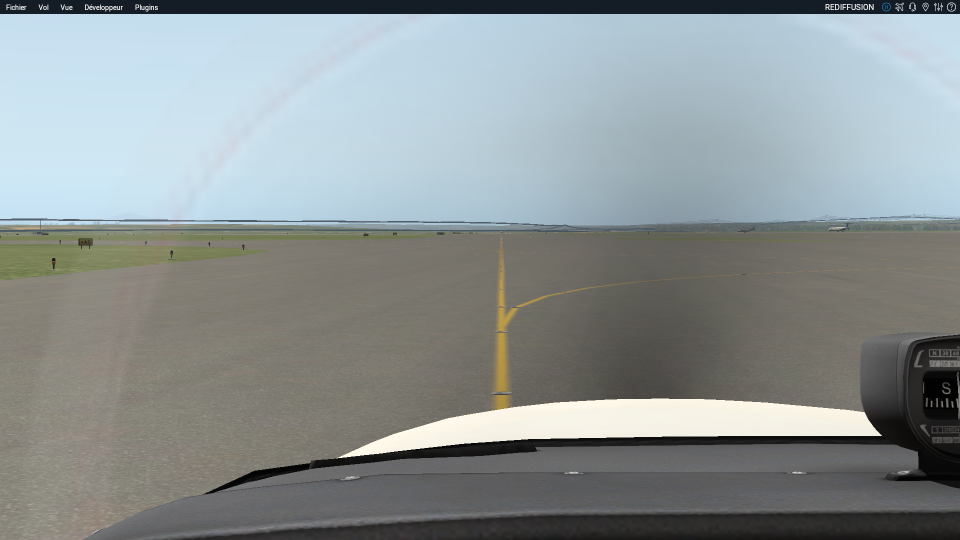
#> input picture 3.taxiways/data/two_lines.png, 1920 x 1080 px (shown at 1/2 size)
$ python lane_control.py
#> lines starting #> are read from the running program, lines starting #| are printed output that depends on the picture; after the words box and inside, x2 and y2 are one past the last pixel; in counts of white or black regions, pixels touching at a corner belong together
### 3.taxiways/road.py
# [13 lines left out: function one_moov, not called in this run]


def get_nb_moov(right, left, up):
	nb_moov = 3
	if right == None:
		nb_moov -= 1
	if left == None:
		nb_moov -= 1
	if up == None:
		nb_moov -= 1

	return nb_moov


def get_data():
	with open("data/data.txt", "r") as f:
#> (reads 3.taxiways/data/data.txt from the repository)
		for line in f:
			return list(line)


def remove_moov(line):
	del line[0]


def get_angle(my_moov, right, left, up):
	corresponding = {"R":right, "L":left, "U":up}
	print(my_moov)
	return corresponding[str(my_moov)]

### 3.taxiways/lane_finding.py
import cv2
import numpy as np
from PIL import Image

def angle_to_side(x, right, right_it, left, left_it, up, up_it):
	if x > 100 or x < -100:
		left += np.abs(x)
		left_it += 1
		return "left", left, left_it, right, right_it, up, up_it
	elif -80 < x < 80:
		right += np.abs(x)
		right_it += 1
		return "right", left, left_it, right, right_it, up, up_it
	elif -80 >= x >= -100 or 80 <= x <= 100:
		up += np.abs(x)
		up_it += 1
		return "up", left, left_it, right, right_it, up, up_it
	raise KeyError

def crop(img):
	height, width, _ = img.shape
	y=531; x=300; h=818; w=width-300
	img = img[y:h, x:w]
	return img


def select_rgb_yellow(image):
    lower = np.uint8([60, 93, 30])
    upper = np.uint8([75, 255, 255])
    yellow_mask = cv2.inRange(image, lower, upper)
    masked = cv2.bitwise_and(image, image, mask = yellow_mask)
    return masked


def convert_gray(image):
	return cv2.cvtColor(image, cv2.COLOR_RGB2GRAY)


def apply_smoothing(image, kernel_size=15):
    return cv2.GaussianBlur(image, (kernel_size, kernel_size), 0)


def detect_edges(image, low_threshold=50, high_threshold=150):
    return cv2.Canny(image, low_threshold, high_threshold)


def hough_lines(image):
    return cv2.HoughLinesP(image, rho=1, theta=np.pi/180, threshold=15, minLineLength=18, maxLineGap=500)


def draw_lines(image, lines, list_angle, right, right_it, left, left_it, up, up_it, color=[255, 0, 0], thickness=2):
    for line in lines:
        for x1,y1,x2,y2 in line:
            cv2.line(image, (x1, y1), (x2, y2), color, thickness)
            answer, left, left_it, right, right_it, up, up_it = angle_to_side(np.arctan2(y2 - y1, x2 - x1) * 180 / np.pi, right, right_it, left, left_it, up, up_it)
            list_angle.append(answer)

    try:right = round(90 - right/right_it, 3)
    except:right = None
    try:left = round(90 - left/left_it, 3)
    except:left = None
    try:up = round(90 - up/up_it, 3)
    except:up = None
    return image, list_angle, right, left, up

### 3.taxiways/lane_control.py
import cv2
import numpy as np
from PIL import Image
from lane_finding import angle_to_side, crop, select_rgb_yellow, convert_gray
from lane_finding import apply_smoothing, detect_edges, hough_lines, draw_lines
from road import one_moov, get_nb_moov, remove_moov, get_angle
from road import get_data


line = get_data()
moov_prec = 0
right = 0; right_it = 0; left = 0; left_it = 0; up = 0; up_it = 0; list_angle = []


while True:
	#replace line 17 by a line to capture display in real time, or by camera to capture in real life
	img = cv2.imread("data/two_lines.png")
#> img is the input picture: shape (1080, 1920, 3); mean B, G, R 148.4, 147.5, 140.1
	img = crop(img)
#> in crop, `img = img[y:h, x:w]`:
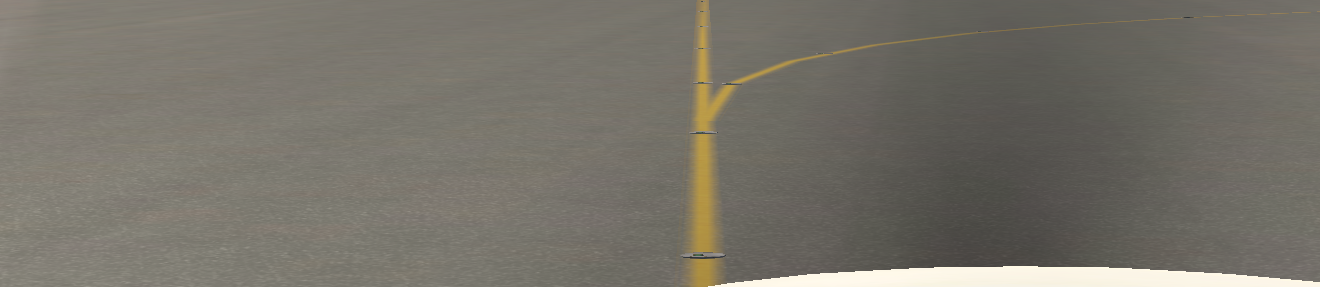
#> img: shape (287, 1320, 3); mean of channels 0, 1, 2 105.2, 114.3, 118; drawn as B, G, R
	yellow_img = select_rgb_yellow(img)
#> in select_rgb_yellow, `yellow_mask = cv2.inRange(image, lower, upper)`:
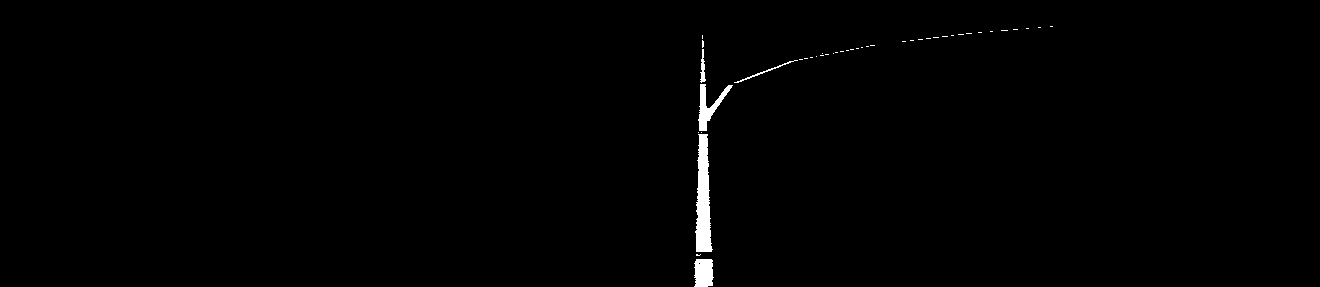
#> yellow_mask: shape (287, 1320); 0.74% white; 42 white regions (37 under 20 px), largest, box (x1, y1, x2, y2) and area: (695, 134, 713, 252) 1415, (698, 84, 733, 131) 545, (694, 259, 714, 287) 493, (734, 60, 798, 83) 111, (700, 49, 706, 83) 108
	gray_img = convert_gray(yellow_img)
	bluerred_img = apply_smoothing(gray_img)
	edge_img = detect_edges(bluerred_img)
#> in detect_edges, `return cv2.Canny(image, low_threshold, high_threshold)`:
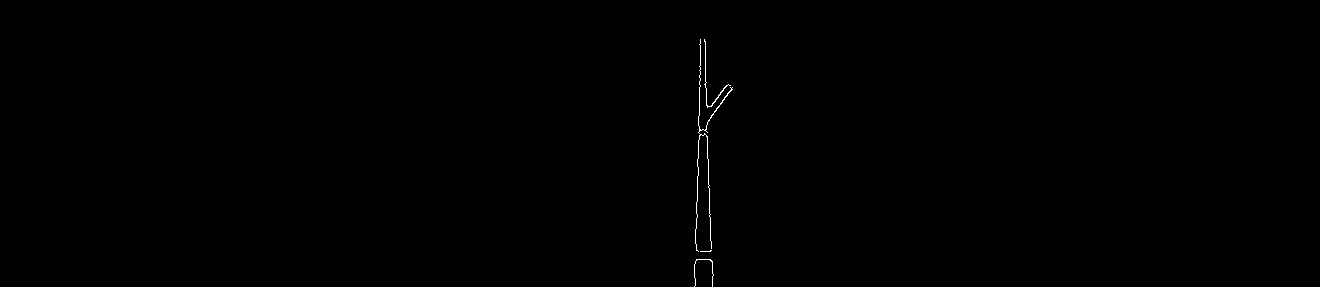
#> returned value: shape (287, 1320); 0.16% white in thin lines or dots, all inside (x1, y1, x2, y2) = (694, 39, 733, 287)
	list_lines = hough_lines(edge_img)
#> list_lines = [[695, 285, 699, 44], [704, 39, 712, 284], [697, 259, 700, 39], [705, 85, 712, 286], [701, 130, 732, 87], [709, 106, 726, 85], [710, 106, 727, 85], [694, 286, 695, 229], [705, 41, 713, 275]]

	line_img, list_angle, right, left, up = draw_lines(img, list_lines, list_angle, right, right_it, left, left_it, up, up_it)
#> the loop in draw_lines, `for line in lines:` made 9 passes
#> line on passes 1, 2, 3, 4, 8, 9: [[695, 285, 699, 44]], [[704, 39, 712, 284]], [[697, 259, 700, 39]], [[705, 85, 712, 286]], [[694, 286, 695, 229]], [[705, 41, 713, 275]]
#> line on passes 5 to 7: [[701, 130, 732, 87]], [[709, 106, 726, 85]], [[710, 106, 727, 85]]
#> after the loop in draw_lines, `for line in lines:`:
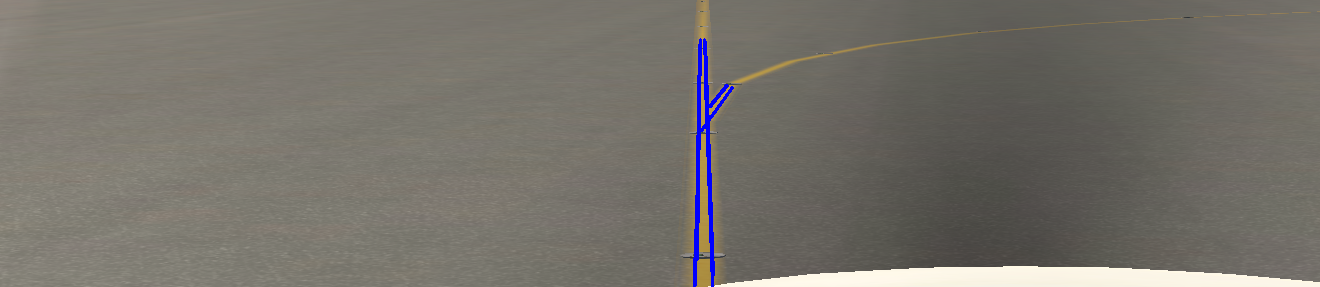
#> image: shape (287, 1320, 3); 0.63% of pixels changed, all inside (x1, y1, x2, y2) = (693, 38, 734, 287); drawn as B, G, R
#> after the loop in draw_lines, `for line in lines:`: list_angle = ['up', 'up', 'up', 'up', 'right', 'right', 'right', 'up', 'up']
#> in draw_lines, `try:right = round(90 - right/right_it, 3)`: right = 37.92
#> right = 37.92; up = 1.43
	#get right, left, up

	nb_moov = get_nb_moov(right, left, up)
#> nb_moov = 2
	if nb_moov == 1:
		angle = one_moov(right, left, up)
	elif nb_moov != moov_prec:
		print(line[0])
		my_moov = line[0]
		angle = get_angle(my_moov, right, left, up)
#> angle = 37.92
		remove_moov(line)
	else:
		angle = get_angle(my_moov, right, left, up)
	moov_prec = nb_moov
#> moov_prec = 2


	print("right :", right, "°") #right angle
#| right : 37.924 °
	print("left :", left, "°") #left angle
#| left : None °
	print("up :", up, "°") #up angle
#| up : 1.427 °
	print("my angle :", angle) #final angle
#| my angle : 37.924
	print("my moov :", my_moov) #moov to do
	print()
	print("*-*-*-*-*-*-*-*-*-*-*-*-*")
	print()

	cv2.imshow("line", line_img)
	if cv2.waitKey(1) & 0xFF == ord('q'):
#> (key q is pressed here)
	    break

cv2.destroyAllWindows()
